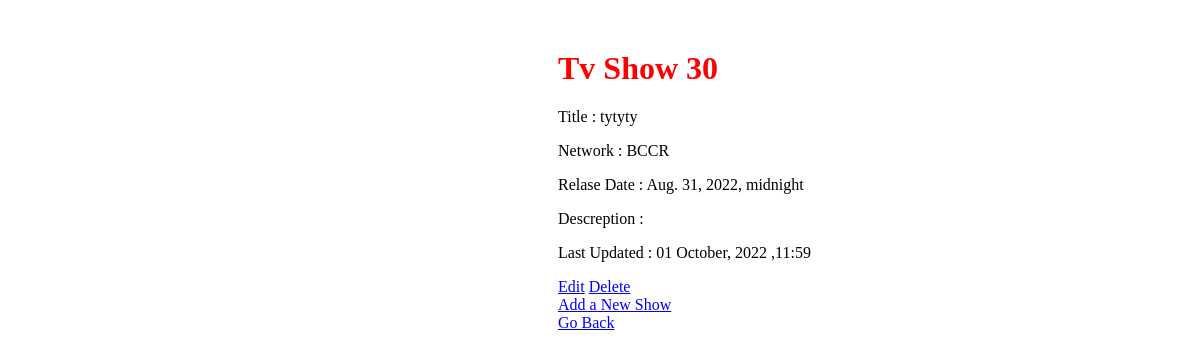
The app's page /shows/30 with its own data.
### App/models.py (models this page shows)
class Show (models.Model):
    title = models.CharField(max_length=255)
    network=models.CharField(max_length=15)
    relaseDate= models.DateTimeField()
    description = models.TextField()
    created_at = models.DateTimeField(auto_now_add=True)
    updated_at = models.DateTimeField(auto_now=True)
    objects=ShowManager()

### App/views.py (the view)
def show (request,id):
    context = {
        "time": strftime("%d %B, %Y ,%H:%M", gmtime()),
        'show' : Show.objects.get(id = int(id)),
    }
    return render (request,'details.html',context )

### App/templates/details.html (shortened to what this page needs)
<!DOCTYPE html>
<html lang="en">
<head>
</head>
<body>
    <main>
        <h1>Tv Show {{show.id}}</h1>
        <p>Title : {{show.title}}</p>
        <p>Network : {{show.network}}</p>
        <p>Relase Date : {{show.relaseDate}}</p>
        <p>Descreption : {{show.description}}</p>
    <footer>
        <p>Last Updated : {{time}}</p>
        <a href="/shows/{{show.id}}/edit">Edit</a>
        <a href="/shows/{{show.id}}/destroy">Delete</a>
    </footer>
    <a href="/">Add a New Show</a><br>
    <a href="/">Go Back</a>
</main>
</body>
</html>

### App/templates/details.html (style rules this page uses)
main { margin-left: 550px; margin-top: 50px; }
h1 { font-family: cursive; color: red; }
p { font-family: cursive; }
a { font-family: cursive; color: blue; }

### records on screen
Show: id "30", title "tytyty", network "BCCR", relaseDate "Aug. 31, 2022, midnight"

### other values on screen
{{ time }} "01 October, 2022 ,11:59"
